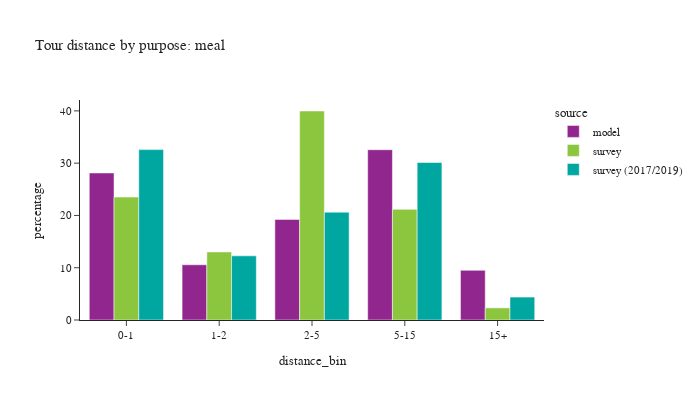

Notebook cell for this chart:
### Code cell
plot_bins(tour, tour['pdpurp'] == 6, 'meal')

### Figure 1 — Plotly figure (JSON) as saved in the notebook; plotly's stock layout.template omitted (floating-point values rounded to 4 significant figures)
{"data": [{"alignmentgroup": "True", "customdata": [[132525], [49784], [90613], [153444], [44777]], "hovertemplate": "source=model<br>distance_bin=%{x}<br>percentage=%{y}<br>sample count=%{customdata[0]}<extra></extra>", "legendgroup": "model", "marker": {"color": "#91268F", "pattern": {"shape": ""}}, "name": "model", "offsetgroup": "model", "orientation": "v", "showlegend": true, "textposition": "auto", "type": "bar", "x": ["0-1", "1-2", "2-5", "5-15", "15+"], "xaxis": "x", "y": [28.13, 10.57, 19.23, 32.57, 9.504], "yaxis": "y"}, {"alignmentgroup": "True", "customdata": [[337], [132], [226], [135], [41]], "hovertemplate": "source=survey<br>distance_bin=%{x}<br>percentage=%{y}<br>sample count=%{customdata[0]}<extra></extra>", "legendgroup": "survey", "marker": {"color": "#8CC63E", "pattern": {"shape": ""}}, "name": "survey", "offsetgroup": "survey", "orientation": "v", "showlegend": true, "textposition": "auto", "type": "bar", "x": ["0-1", "1-2", "2-5", "5-15", "15+"], "xaxis": "x", "y": [23.51, 13.02, 39.98, 21.17, 2.323], "yaxis": "y"}, {"alignmentgroup": "True", "customdata": [[1018], [310], [404], [257], [64]], "hovertemplate": "source=survey (2017/2019)<br>distance_bin=%{x}<br>percentage=%{y}<br>sample count=%{customdata[0]}<extra></extra>", "legendgroup": "survey (2017/2019)", "marker": {"color": "#00A7A0", "pattern": {"shape": ""}}, "name": "survey (2017/2019)", "offsetgroup": "survey (2017/2019)", "orientation": "v", "showlegend": true, "textposition": "auto", "type": "bar", "x": ["0-1", "1-2", "2-5", "5-15", "15+"], "xaxis": "x", "y": [32.59, 12.27, 20.62, 30.13, 4.387], "yaxis": "y"}], "layout": {"barmode": "group", "font": {"size": 11}, "height": 400, "legend": {"title": {"text": "source"}, "tracegroupgap": 0}, "title": {"text": "Tour distance by purpose: meal"}, "width": 700, "xaxis": {"anchor": "y", "domain": [0.0, 1.0], "title": {"text": "distance_bin"}}, "yaxis": {"anchor": "x", "domain": [0.0, 1.0], "title": {"text": "percentage"}}}}
